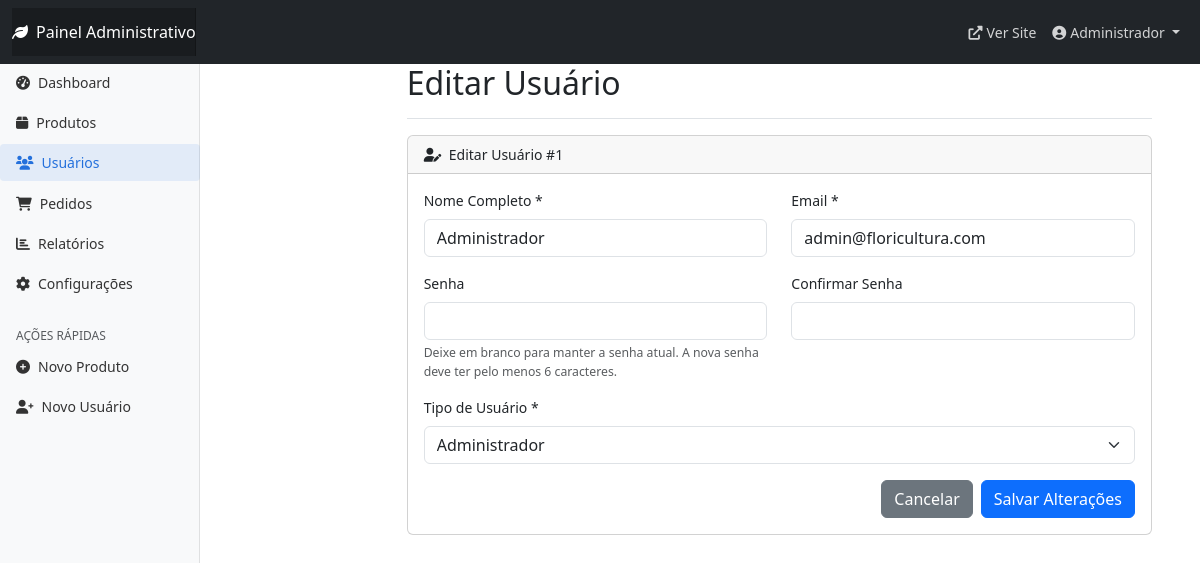
The app's page /admin/editar-usuario.php?id=1 (signed in) with its own data.
### tables this page shows
CREATE TABLE IF NOT EXISTS usuarios (
    id INT(11) AUTO_INCREMENT PRIMARY KEY,
    nome VARCHAR(100) NOT NULL,
    email VARCHAR(100) NOT NULL,
    senha VARCHAR(255) NOT NULL,
    tipo ENUM('admin', 'usuario') NOT NULL DEFAULT 'usuario'
);

### modelos/Usuario.php (called while the page is built, shortened)
<?php
class Usuario {
  public static function buscarPorId($id) {
      try {
          $conn = Conexao::obterConexao();
          $stmt = $conn->prepare("SELECT * FROM usuarios WHERE id = :id");
          $stmt->bindParam(':id', $id);
          $stmt->execute();
          return $stmt->fetch(PDO::FETCH_ASSOC);
      } catch (PDOException $e) {
          echo "Erro ao buscar usuário: " . $e->getMessage();
          return null;
      }
  }
}
?>

### admin/editar-usuario.php (the view, shortened to what this page needs)
<?php
require_once '../modelos/Usuario.php';
$id = $_GET['id'] ?? 0;
$usuario = Usuario::buscarPorId($id);
$nome = $usuario['nome'];
$email = $usuario['email'];
$tipo = $usuario['tipo'];
?>
<!DOCTYPE html>
<html lang="pt-br">
<head>
    <link rel="stylesheet" href="https://cdn.jsdelivr.net/npm/bootstrap@5.3.0/dist/css/bootstrap.min.css">
    <link rel="stylesheet" href="https://cdnjs.cloudflare.com/ajax/libs/font-awesome/6.0.0/css/all.min.css">
    <link rel="stylesheet" href="../assets/css/admin.css">
</head>
<body>
    <?php include 'componentes/barra-navegacao.php'; ?>
    <div class="container-fluid">
        <div class="row">
            <?php include 'componentes/menu-lateral.php'; ?>
            <main class="col-md-9 ms-sm-auto col-lg-10 px-md-4 py-4">
                <div
            <main class="col-md-9 ms-sm-auto col-lg-10 px-md-4 py-4">
                <div class="d-flex justify-content-between flex-wrap flex-md-nowrap align-items-center pt-3 pb-2 mb-3 border-bottom">
                    <h1 class="h2">Editar Usuário</h1>
                </div>
                <div class="card mb-4">
                    <div class="card-header">
                        <i class="fas fa-user-edit me-1"></i>
                        Editar Usuário #<?= $id ?>
                    </div>
                    <div class="card-body">
                        <form action="" method="post">
                            <div class="row mb-3">
                                <div class="col-md-6">
                                    <label for="nome" class="form-label">Nome Completo *</label>
                                    <input type="text" class="form-control" id="nome" name="nome" value="<?= htmlspecialchars($nome) ?>" required>
                                </div>
                                <div class="col-md-6">
                                    <label for="email" class="form-label">Email *</label>
                                    <input type="email" class="form-control" id="email" name="email" value="<?= htmlspecialchars($email) ?>" required>
                                </div>
                            </div>
                            <div class="row mb-3">
                                <div class="col-md-6">
                                    <label for="senha" class="form-label">Senha</label>
                                    <input type="password" class="form-control" id="senha" name="senha">
                                    <div class="form-text">Deixe em branco para manter a senha atual. A nova senha deve ter pelo menos 6 caracteres.</div>
                                </div>
                                <div class="col-md-6">
                                    <label for="confirmar_senha" class="form-label">Confirmar Senha</label>
                                    <input type="password" class="form-control" id="confirmar_senha" name="confirmar_senha">
                                </div>
                            </div>
                            <div class="mb-3">
                                <label for="tipo" class="form-label">Tipo de Usuário *</label>
                                <select class="form-select" id="tipo" name="tipo" required>
                                    <option value="admin" <?= $tipo === 'admin' ? 'selected' : '' ?>>Administrador</option>
                                </select>
                            </div>
                            <div class="d-flex justify-content-end gap-2">
                                <a href="usuarios.php" class="btn btn-secondary">Cancelar</a>
                                <button type="submit" class="btn btn-primary">Salvar Alterações</button>
                            </div>
                        </form>
                    </div>
                </div>
            </main>
        </div>
    </div>
</body>
</html>

### assets/css/admin.css (style rules this page uses)
body { font-size: .875rem; }
main { margin-top: 56px; }

### records on screen
usuarios: nome "Administrador", email "admin@floricultura.com", tipo "Administrador"

### other values on screen
$_SESSION['usuario']['nome'] "Administrador"
$id "1"
